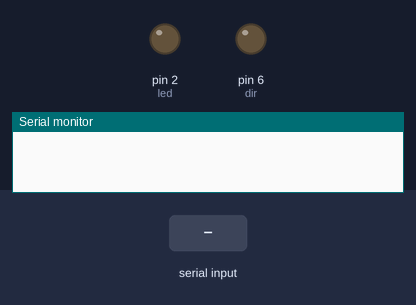
Recording of a sketch running on a simulated Arduino Uno, built with avr-gcc and run on an emulated ATmega328P. On the bench: output pins drawn as LEDs (lit = HIGH), the last lines printed to the serial monitor. The inputs (shaded band) are chosen by the test bench.

Above: at 1.2 s.
1.3 s: "arot" received over Serial
At 2.8 s:
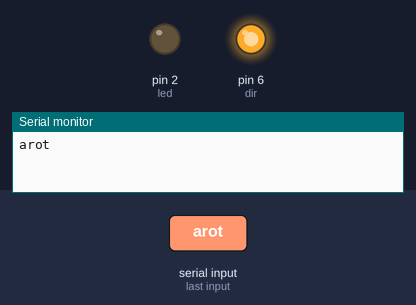
3.8 s: "on" received over Serial
At 5.6 s:
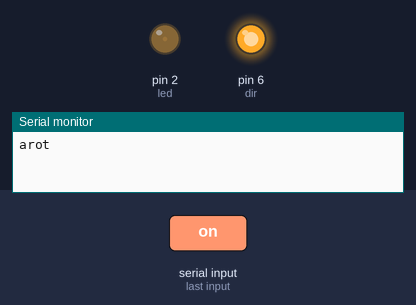
6.3 s: "rot" received over Serial
At 8.0 s:
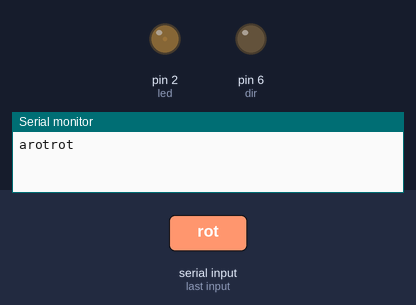
8.8 s: "off" received over Serial
At 9.9 s:
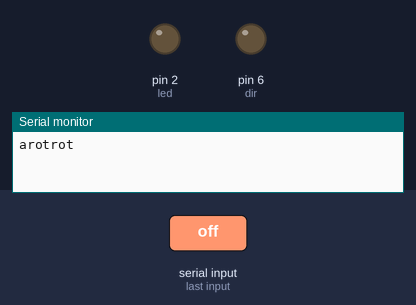
Timing chart, 0 to 11.3 s (numbered marks = the images above; inputs shaded):
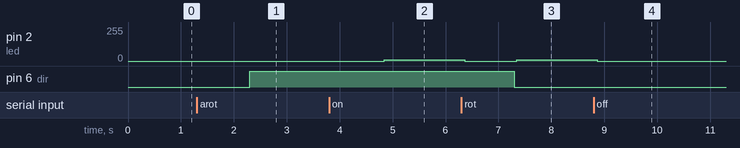

The sketch:

Arduino_VD_Motion.ino
```cpp
//7.20

//#include <SerialReciever.h>

int pulseoutpin = 3;
int led = 2;
int dir = 6;  // The direction output
int inbyte = 100;   // for incoming serial data
int i = 0;
int j = 0;
float acc = 600;

float distcount = 0;
char data;
bool on = false;
String str;


void setup()
{

  Serial.begin(9600);
        pinMode(led, OUTPUT);   // initialize the digital pin as an output.
        pinMode(dir, OUTPUT);

}

void loop() {


  if(str == "on" || on == true)
     {
      //stepper();
      digitalWrite(led,HIGH);
   delayMicroseconds(2);
   digitalWrite(led,LOW);
  delayMicroseconds(inbyte);
  on=true;
  }

  if(str == "off"){
   on=false;
   //Serial.write(data);
  }

  if(str == "slow")
  {
    inbyte = 60;
  }
  if(str == "fast")
  {
    inbyte = 10;
  }

  if(str == "arot")
  {
    digitalWrite(dir,HIGH);
    Serial.print(str);
  }
  if(str == "rot")
  {
    digitalWrite(dir,LOW);
    Serial.print(str);
  }
  str = "";

}

void serialEvent(){
  while(Serial.available() > 0)
  {
//  data = Serial.read();
//
//
//  str.concat(data);
//
//
//  inbyte = str.toInt();

  str = Serial.readString();
  //data =   Serial.parseInt();
  //Serial.print(str);

  }
}


//
//void movestep(){
//
//  if (data  = 1)
//      {
//    while(distcount < 3000){
//  digitalWrite(led,HIGH);
//   delayMicroseconds(10);
//   digitalWrite(led,LOW);
//  delayMicroseconds(700);
//distcount = distcount + 1;
//    }
//
//}
//}
//
void stepper()
{
    if(distcount < 180000)
 {
          if(acc > 11)
        {acc = acc-0.5;
        }

          //Turn on an LED
          //digitalWrite(led, HIGH);   // turn the LED on (HIGH is the voltage level)
          for(i=1;i<acc;i++)
          {
            PORTD &= ~(1<<2);

          }
          for(j=1;j<2;j++)//5000
          {
            PORTD |= 1<<2; // Set Pulse bit 2 high
////
          }
         distcount = distcount + 1;
 }
}
////
//


//switch(data)
// {
//  case '1': on = 1;
//  break;
//  case '2': on = 2;
//  break;
// }
```

Measured:
- after the input at 1.3 s, pin 6 (dir): LOW → HIGH after 1.0 s
- after the input at 3.8 s, pin 2 (led): 0/255 → 9/255 after 1.0 s
- after the input at 6.3 s, pin 2 (led): 9/255 → 0/255 after 0.06 s, → 9/255 0.98 s later; pin 6 (dir): HIGH → LOW after 1.0 s
- after the input at 8.8 s, pin 2 (led): 9/255 → 0/255 after 0.06 s
